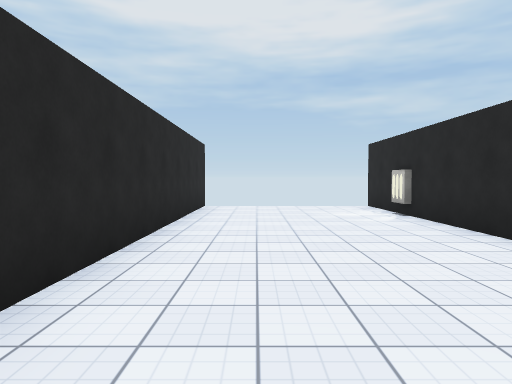
View 1 (above)

16 first-person views from a walk through a Unity game level. The camera is 1.4 m above the floor, tilts 2° down and sees 70° across. The floor is counted in squares, 2 m on a side. Each view is taken from the middle of a square. On the plan, view 1 faces up. The plan holds only what a view shows up to about 11 squares ahead; the rest is blank. The player character is not drawn. Surface patterns are stand-ins for the level's own textures.

View 2
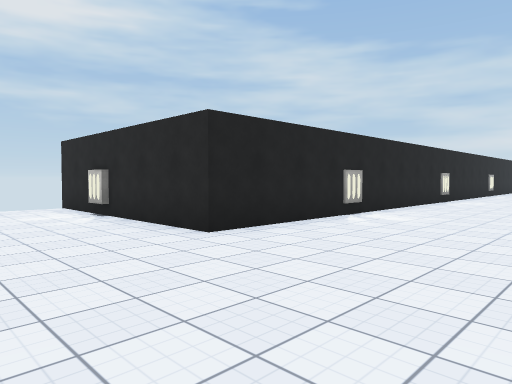

View 3
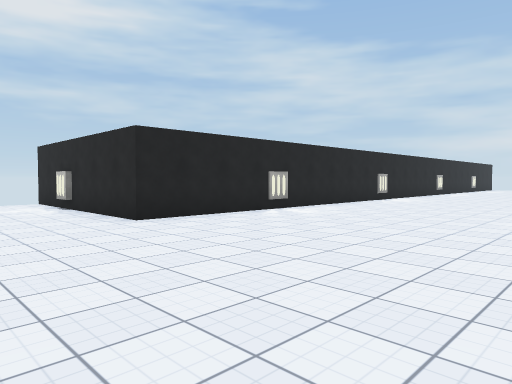

View 4
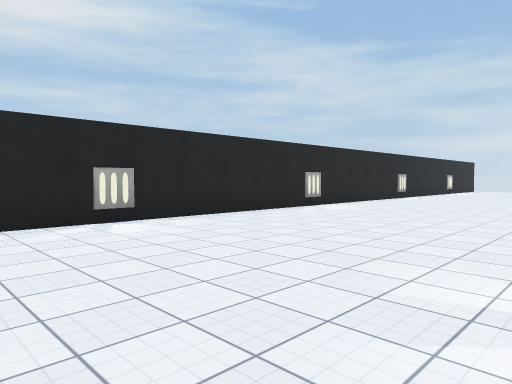

View 5
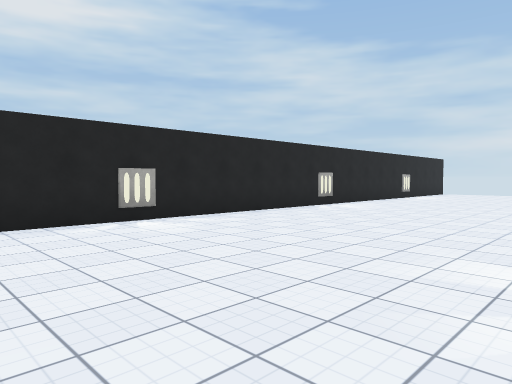

View 6
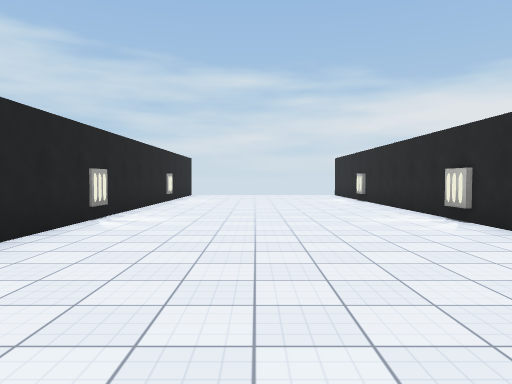

View 7
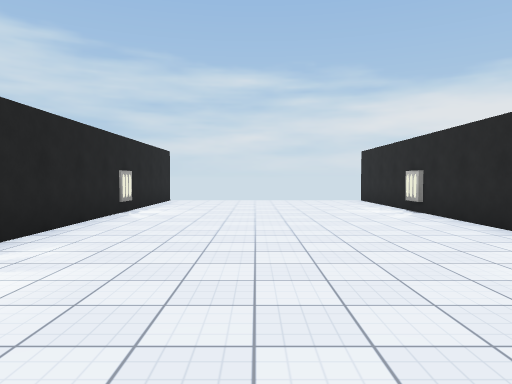

View 8
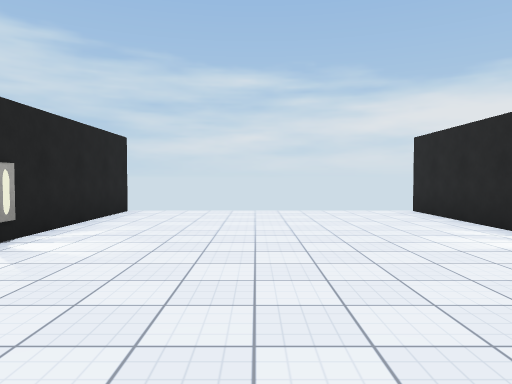

View 9
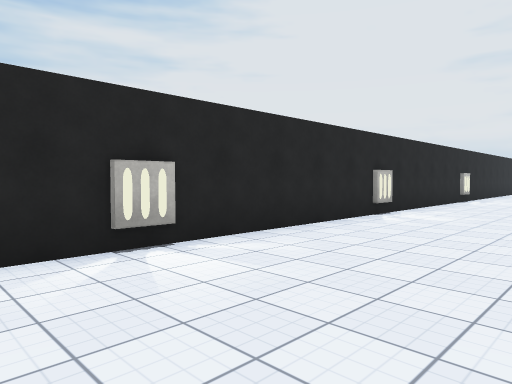

View 10
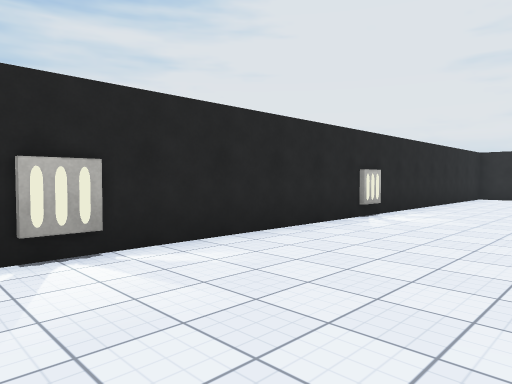

View 11
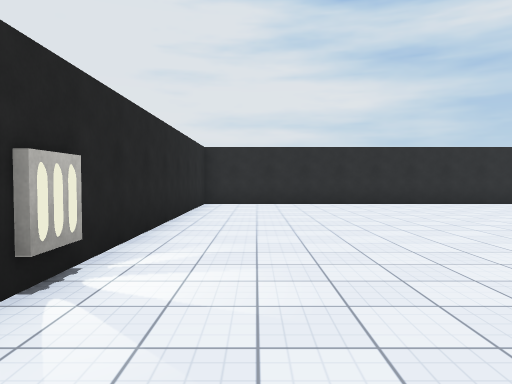

View 12
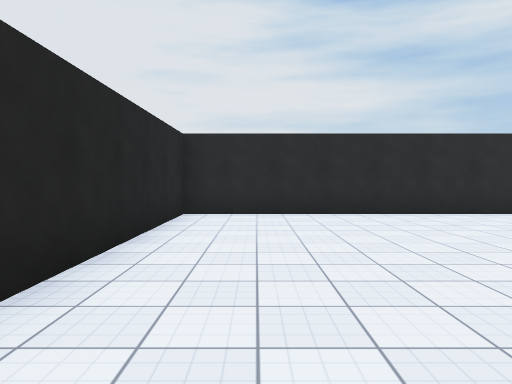

View 13
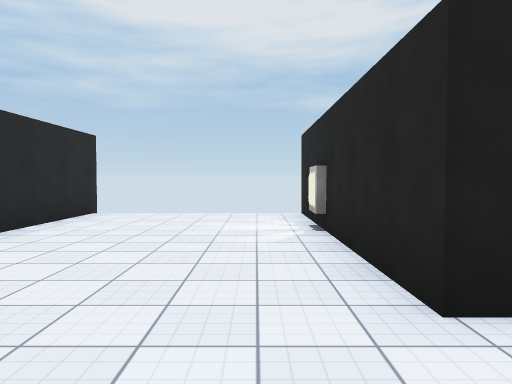

View 14
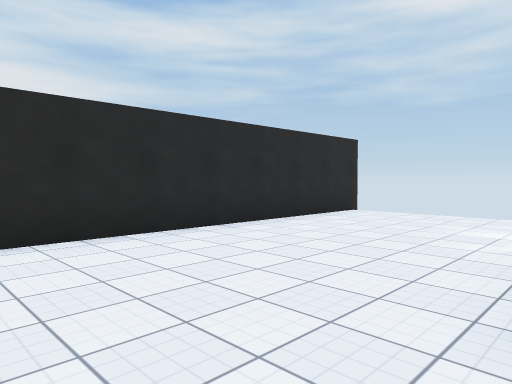

View 15
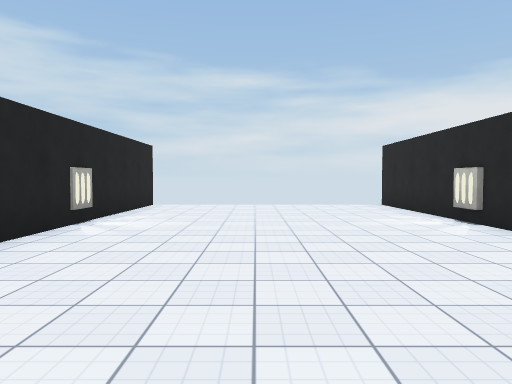

View 16
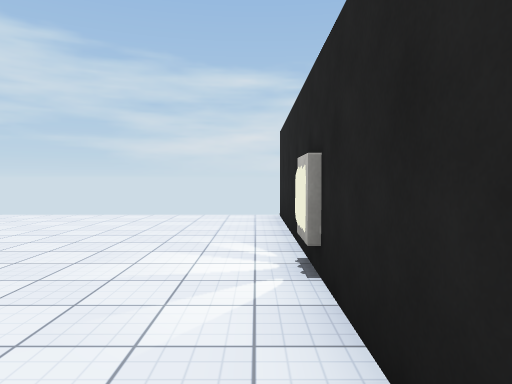

### Floor plan
Points are (right, up) in squares from view 1. A wall is a line through its corners. A room is listed if a view was taken in it or the views show most of it. See-through windows are left out.
Room 1 (views 1, 2, 3, 4, 5, 6, 7, 8, 9, 10, 11, 12, 13, 14, 15, 16)
walls: (27.1, 3.8) (3, 3.8) (3, 9.6); (-1.4, 9.8) (-1.4, -2.5) (27.1, -2.5)
ways out: gap at (27, -3); gap at (27, 4)
objects: other object (3, 7); other object (6, -3); other object (7, 4); other object (12, -3); other object (12, 4); other object (17, -3); other object (18, 4); other object (23, -3); other object (23, 4)

Positions as (right, up) in squares from view 1, and headings:
1: (0, 0), facing up
2: (0, 0), facing up-right
3: (0, -2), facing up-right
4: (4, -2), facing up-right
5: (9, -2), facing up-right
6: (11, 1), facing right
7: (15, 1), facing right
8: (19, 1), facing right
9: (19, 1), facing down-left
10: (13, 1), facing down-left
11: (9, -1), facing left
12: (6, -1), facing left
13: (2, 2), facing up
14: (3, 2), facing up-left
15: (17, 1), facing right
16: (20, -2), facing right
